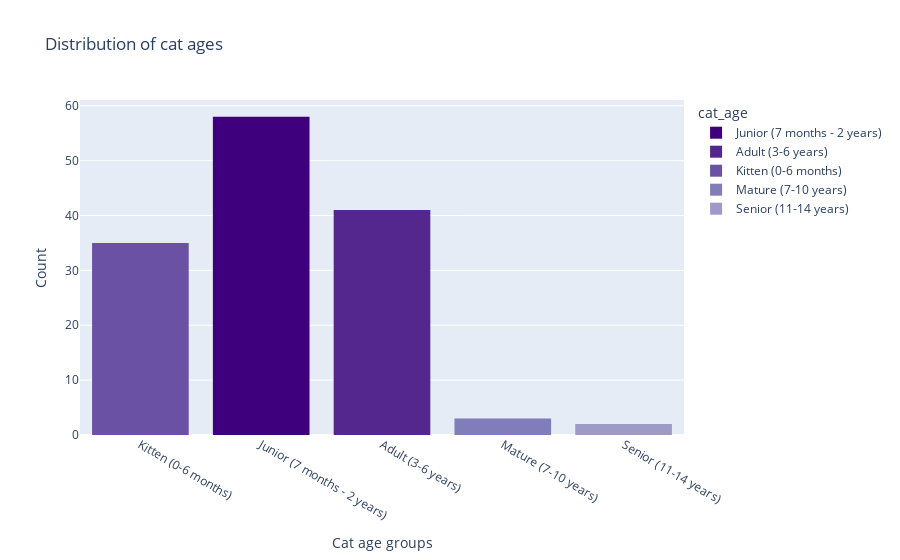

Notebook source saved alongside this figure:
### Code cell
fig = px.histogram(df, x="cat_age",
                title="Distribution of cat ages",
                color= 'cat_age',
                color_discrete_sequence= col_scale[:len(df['cat_age'].unique())])

fig.update_yaxes(title = 'Count')

fig.update_xaxes(title = 'Cat age groups', categoryorder='array', 
                 categoryarray =  ['Kitten (0-6 months)','Junior (7 months - 2 years)',
                                   'Adult (3-6 years)','Mature (7-10 years)', 'Senior (11-14 years)'])
fig.show()

### Figure 1 — Plotly figure (JSON) as saved in the notebook; plotly's stock layout.template omitted (floating-point values rounded to 4 significant figures)
{"data": [{"alignmentgroup": "True", "bingroup": "x", "hovertemplate": "cat_age=%{x}<br>count=%{y}<extra></extra>", "legendgroup": "Junior (7 months - 2 years)", "marker": {"color": "rgb(63,0,125)", "pattern": {"shape": ""}}, "name": "Junior (7 months - 2 years)", "offsetgroup": "Junior (7 months - 2 years)", "orientation": "v", "showlegend": true, "type": "histogram", "x": ["Junior (7 months - 2 years)", "Junior (7 months - 2 years)", "Junior (7 months - 2 years)", "Junior (7 months - 2 years)", "Junior (7 months - 2 years)", "Junior (7 months - 2 years)", "Junior (7 months - 2 years)", "Junior (7 months - 2 years)", "Junior (7 months - 2 years)", "Junior (7 months - 2 years)", "Junior (7 months - 2 years)", "Junior (7 months - 2 years)", "Junior (7 months - 2 years)", "Junior (7 months - 2 years)", "Junior (7 months - 2 years)", "Junior (7 months - 2 years)", "Junior (7 months - 2 years)", "Junior (7 months - 2 years)", "Junior (7 months - 2 years)", "Junior (7 months - 2 years)", "Junior (7 months - 2 years)", "Junior (7 months - 2 years)", "Junior (7 months - 2 years)", "Junior (7 months - 2 years)", "Junior (7 months - 2 years)", "Junior (7 months - 2 years)", "Junior (7 months - 2 years)", "Junior (7 months - 2 years)", "Junior (7 months - 2 years)", "Junior (7 months - 2 years)", "Junior (7 months - 2 years)", "Junior (7 months - 2 years)", "Junior (7 months - 2 years)", "Junior (7 months - 2 years)", "Junior (7 months - 2 years)", "Junior (7 months - 2 years)", "Junior (7 months - 2 years)", "Junior (7 months - 2 years)", "Junior (7 months - 2 years)", "Junior (7 months - 2 years)", "Junior (7 months - 2 years)", "Junior (7 months - 2 years)", "Junior (7 months - 2 years)", "Junior (7 months - 2 years)", "Junior (7 months - 2 years)", "Junior (7 months - 2 years)", "Junior (7 months - 2 years)", "Junior (7 months - 2 years)", "Junior (7 months - 2 years)", "Junior (7 months - 2 years)", "Junior (7 months - 2 years)", "Junior (7 months - 2 years)", "Junior (7 months - 2 years)", "Junior (7 months - 2 years)", "Junior (7 months - 2 years)", "Junior (7 months - 2 years)", "Junior (7 months - 2 years)", "Junior (7 months - 2 years)"], "xaxis": "x", "yaxis": "y"}, {"alignmentgroup": "True", "bingroup": "x", "hovertemplate": "cat_age=%{x}<br>count=%{y}<extra></extra>", "legendgroup": "Adult (3-6 years)", "marker": {"color": "rgb(84,39,143)", "pattern": {"shape": ""}}, "name": "Adult (3-6 years)", "offsetgroup": "Adult (3-6 years)", "orientation": "v", "showlegend": true, "type": "histogram", "x": ["Adult (3-6 years)", "Adult (3-6 years)", "Adult (3-6 years)", "Adult (3-6 years)", "Adult (3-6 years)", "Adult (3-6 years)", "Adult (3-6 years)", "Adult (3-6 years)", "Adult (3-6 years)", "Adult (3-6 years)", "Adult (3-6 years)", "Adult (3-6 years)", "Adult (3-6 years)", "Adult (3-6 years)", "Adult (3-6 years)", "Adult (3-6 years)", "Adult (3-6 years)", "Adult (3-6 years)", "Adult (3-6 years)", "Adult (3-6 years)", "Adult (3-6 years)", "Adult (3-6 years)", "Adult (3-6 years)", "Adult (3-6 years)", "Adult (3-6 years)", "Adult (3-6 years)", "Adult (3-6 years)", "Adult (3-6 years)", "Adult (3-6 years)", "Adult (3-6 years)", "Adult (3-6 years)", "Adult (3-6 years)", "Adult (3-6 years)", "Adult (3-6 years)", "Adult (3-6 years)", "Adult (3-6 years)", "Adult (3-6 years)", "Adult (3-6 years)", "Adult (3-6 years)", "Adult (3-6 years)", "Adult (3-6 years)"], "xaxis": "x", "yaxis": "y"}, {"alignmentgroup": "True", "bingroup": "x", "hovertemplate": "cat_age=%{x}<br>count=%{y}<extra></extra>", "legendgroup": "Kitten (0-6 months)", "marker": {"color": "rgb(106,81,163)", "pattern": {"shape": ""}}, "name": "Kitten (0-6 months)", "offsetgroup": "Kitten (0-6 months)", "orientation": "v", "showlegend": true, "type": "histogram", "x": ["Kitten (0-6 months)", "Kitten (0-6 months)", "Kitten (0-6 months)", "Kitten (0-6 months)", "Kitten (0-6 months)", "Kitten (0-6 months)", "Kitten (0-6 months)", "Kitten (0-6 months)", "Kitten (0-6 months)", "Kitten (0-6 months)", "Kitten (0-6 months)", "Kitten (0-6 months)", "Kitten (0-6 months)", "Kitten (0-6 months)", "Kitten (0-6 months)", "Kitten (0-6 months)", "Kitten (0-6 months)", "Kitten (0-6 months)", "Kitten (0-6 months)", "Kitten (0-6 months)", "Kitten (0-6 months)", "Kitten (0-6 months)", "Kitten (0-6 months)", "Kitten (0-6 months)", "Kitten (0-6 months)", "Kitten (0-6 months)", "Kitten (0-6 months)", "Kitten (0-6 months)", "Kitten (0-6 months)", "Kitten (0-6 months)", "Kitten (0-6 months)", "Kitten (0-6 months)", "Kitten (0-6 months)", "Kitten (0-6 months)", "Kitten (0-6 months)"], "xaxis": "x", "yaxis": "y"}, {"alignmentgroup": "True", "bingroup": "x", "hovertemplate": "cat_age=%{x}<br>count=%{y}<extra></extra>", "legendgroup": "Mature (7-10 years)", "marker": {"color": "rgb(128,125,186)", "pattern": {"shape": ""}}, "name": "Mature (7-10 years)", "offsetgroup": "Mature (7-10 years)", "orientation": "v", "showlegend": true, "type": "histogram", "x": ["Mature (7-10 years)", "Mature (7-10 years)", "Mature (7-10 years)"], "xaxis": "x", "yaxis": "y"}, {"alignmentgroup": "True", "bingroup": "x", "hovertemplate": "cat_age=%{x}<br>count=%{y}<extra></extra>", "legendgroup": "Senior (11-14 years)", "marker": {"color": "rgb(158,154,200)", "pattern": {"shape": ""}}, "name": "Senior (11-14 years)", "offsetgroup": "Senior (11-14 years)", "orientation": "v", "showlegend": true, "type": "histogram", "x": ["Senior (11-14 years)", "Senior (11-14 years)"], "xaxis": "x", "yaxis": "y"}], "layout": {"barmode": "relative", "legend": {"title": {"text": "cat_age"}, "tracegroupgap": 0}, "title": {"text": "Distribution of cat ages"}, "xaxis": {"anchor": "y", "categoryarray": ["Kitten (0-6 months)", "Junior (7 months - 2 years)", "Adult (3-6 years)", "Mature (7-10 years)", "Senior (11-14 years)"], "categoryorder": "array", "domain": [0, 1], "title": {"text": "Cat age groups"}}, "yaxis": {"anchor": "x", "domain": [0, 1], "title": {"text": "Count"}}}}
